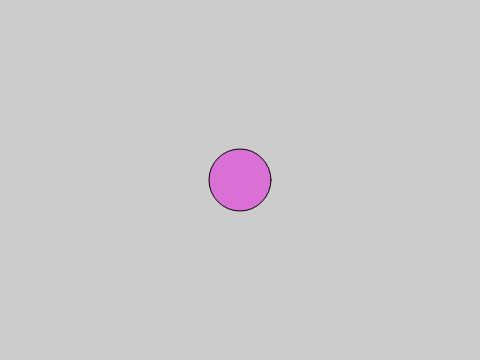
Frame 1 (no input)
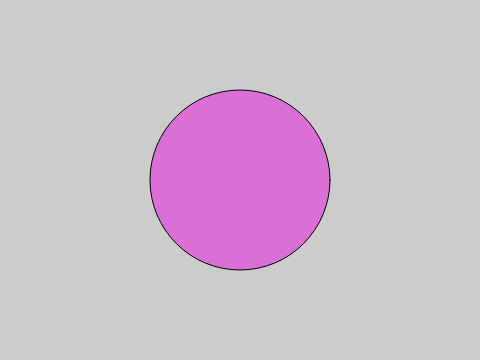
Frame 60 (no input)
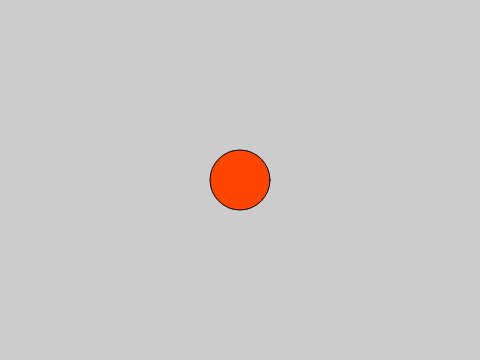
Frame 120 (the mouse pressed at the canvas centre since frame 60)

The p5.js sketch that drew these frames (run headless with seeded random() and noise() and a simulated clock; from frame 60 on, the mouse is pressed at the canvas centre):

// p5.js sketch
// ── sketch.js
var radius = 30;

function setup() {
    // put setup code here
    createCanvas(480, 360);
    ellipseMode(RADIUS);
}
function draw() {
    // put drawing code here
    var d;
    var x = width/2;
    var y = height/2;
   
    background(204);
    d = dist(mouseX, mouseY, x, y);
    if (d < radius) {
        radius--;
        fill(255, 69, 0);
    }
    else {
        radius++;
        fill(218, 112, 214)
    }
    ellipse(x, y, radius, radius);
}
